Frame 1 (no input): blank canvas, image omitted
Frame 60 (no input): blank canvas, image omitted
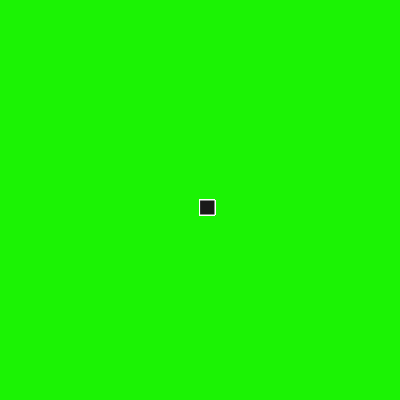
Frame 120 (the mouse pressed at the canvas centre since frame 60)

The p5.js sketch whose frames 1 and 60 were blank and that drew this single picture after the mouse press (run headless with seeded random() and noise() and a simulated clock; from frame 60 on, the mouse is pressed at the canvas centre):

// p5.js sketch
// ── sketch.js
function setup() {
  createCanvas(400, 400);
  background("rgb(27,243,4)");
}

function draw() {
  
  
  //console.log(mouseIsPressed);
  
  if(mouseIsPressed){
   rect(mouseX,mouseY, 15, 15);
  }
  
 fill("rgb(25,25,25)");
  stroke("white")

  
  
}
